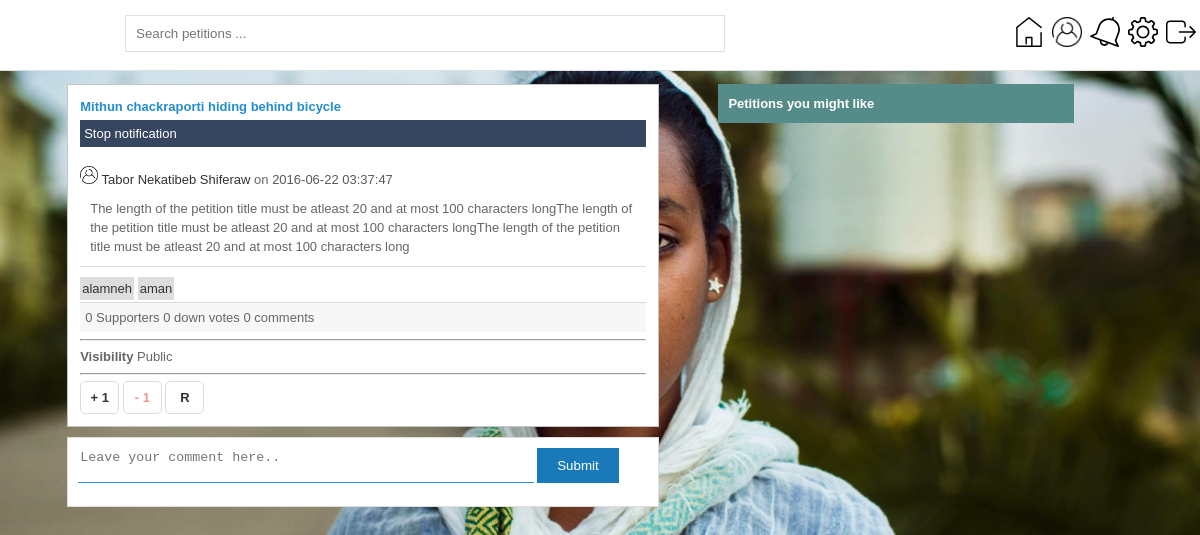
The app's page /account.php?petID=97 (signed in) with its own data.
### tables this page shows
CREATE TABLE IF NOT EXISTS `petition` (
`petID` int(11) NOT NULL,
  `title` varchar(100) NOT NULL,
  `description` text NOT NULL,
  `post_date` datetime NOT NULL,
  `image_url` char(50) DEFAULT NULL,
  `send_to` varchar(30) NOT NULL,
  `owner` int(11) NOT NULL,
  `num_comments` int(11) NOT NULL DEFAULT '0',
  `num_up_votes` int(11) NOT NULL DEFAULT '0',
  `num_down_votes` int(11) NOT NULL DEFAULT '0',
  `audience` char(33) NOT NULL,
  `sent` enum('1','2') NOT NULL COMMENT '1:unresolved 2:resolved',
  `status` enum('1','2','3') NOT NULL DEFAULT '1' COMMENT '1:normal 2:reported 3:removed',
  `getNotifcation` enum('1','2') NOT NULL DEFAULT '2' COMMENT '1:off 2:on'
);

CREATE TABLE IF NOT EXISTS `student` (
`studID` int(11) NOT NULL,
  `ID` char(15) NOT NULL,
  `fname` char(15) NOT NULL,
  `mname` char(15) NOT NULL,
  `lname` char(15) NOT NULL,
  `department` int(11) NOT NULL,
  `section` int(11) NOT NULL,
  `school` int(11) NOT NULL,
  `year` int(11) NOT NULL,
  `email` varchar(30) NOT NULL,
  `semester` int(11) NOT NULL,
  `password` char(32) NOT NULL,
  `status` enum('1','2','3') NOT NULL DEFAULT '1' COMMENT '1:unreg 2:registered 3:blocked'
);

CREATE TABLE IF NOT EXISTS `pet_tag` (
  `tagID` int(11) NOT NULL,
  `petID` int(11) NOT NULL
);

### includes/class/classDB.php (called while the page is built, shortened)
<?php
	class DB {
		private $db;
		private $resultset = array();
		function __construct() {
			$this->db = new mysqli(DB::HOST, DB::USRNAME, DB::PSSWRD, DB::DBNAME);
		}
		function prp_stmt($query, $params='') {
			$stmt = $this->db->query($query);
			$this->resultset = array();
			$this->num_rows = $stmt->num_rows;
			for($i=0;$i<$this->num_rows;$i++)
				$this->resultset[$i] = $stmt->fetch_object();
			return true;
		}
		function get_resultset(){
			return $this->resultset;
		}
	}
	$db = new DB();
?>

### includes/class/classPetition.php (called while the page is built, shortened)
<?php
	class Petition{
		private $petitionID;
		private $title;
		private $description;
		private $date;
		private $owner;
		private $getNotf;
		private $audience;
		private $status;
		private $owner_obj;
		private $db;
		function __construct($info)
		{
			global $db;
			$this->db = $db;
			if(gettypei($info)=='int') {
				$this->petitionID = (int)$info;
				$this->retrieve_info();
			}
			else if(gettypei($info)=='obj')
				$this->intiliaze_this($info);
			else if(gettypei($info)=='arr')
				$this->intiliaze_this_arr($info);
		}
		public function getComments(){
			$query = "SELECT * FROM " . TABLE_COM . " WHERE petitionID = $this->petitionID ORDER BY date DESC";
			$this->db->prp_stmt($query);
			if( $this->db->get_num_rows()<1)
				return array();
			$comments = array();
			return $comments;
		}
		public function getNumComments() {
			$query = "SELECT count(commentID) as num  from " . TABLE_COM . " WHERE petitionID = $this->petitionID";
			$this->db->prp_stmt($query);
			return $this->db->get_resultset()[0]->num;
		}
		function assignVote($votes,&$vote_count) {
			if(count($votes)==0)
				return $vote_count;
			return $vote_count;
		}
		public function getNumVotes()
		{
			$query = "SELECT count(voteID) as num,type FROM " . TABLE_VOTE . " WHERE petitionID = $this->petitionID group by type";
			$this->db->prp_stmt($query);
			$vote_count = array(
								'UP' 		=> 0,
								'DOWN'		=> 0
							);
			$rs = $this->db->get_resultset();
			$this->assignVote($rs,$vote_count);
			return $vote_count;
		}
		public function getTags()
		{
			$subQ = "SELECT tagName FROM " . TABLE_TAG . " WHERE tagID = " . TABLE_PET_TAG .".tagID";
			$query = "SELECT tagID,($subQ) as tagName FROM " . TABLE_PET_TAG . " WHERE petID = $this->petitionID";
			$this->db->prp_stmt($query);
			$tags = array();
			$result = $this->db->get_resultset();
			foreach($result as $tag)
				$tags[] = new Tag($tag);
			return $tags;
		}
		public function getTitle()
		{
			return $this->title;
		}
		public function isReported()
		{
			return (int)$this->status === PET_ST_RPT;
		}
		public function getDesc()
		{
			return $this->description;
		}
		public function getDate()
		{
			return $this->date;
		}
		public 	function getPetID()
		{
			return $this->petitionID;
		}
		public function intiliaze_this($info)
		{
			$this->title = 			$info->title;
			$this->description =	$info->description;
			$this->date = 			$info->post_date;
			$this->owner = 			$info->owner;
			$this->petitionID =     $info->petID;
			$this->getNotf   = 		$info->getNotifcation;
			$this->audience = 		$info->audience;
			$this->status = 		$info->status;
			$this->get_owner_info();
		}
		public function notfOn(){
			return $this->getNotf == PET_NOTF_ON;
		}
		public function get_owner_info() {
			$this->owner_obj = new Student((int)$this->owner);
		}
		public function __call($method, $arguments) {
			switch ($method) {
				case 'getFullName':
					return $this->owner_obj->getFullName();
					break;
				case 'getStudID':
					return $this->owner_obj->getstudentID();
					break;
			}
		}
		public function relatedPetitions()
		{
			$query = "SELECT *  FROM " . TABLE_PET .  " JOIN (SELECT petID from " . TABLE_PET_TAG .  " where tagID IN (SELECT tagID FROM " . TABLE_PET_TAG .  " WHERE petID=$this->petitionID) group by petID HAVING petID<>$this->petitionID
ORDER BY count(1) DESC LIMIT 4) as matches ON " . TABLE_PET .  ".petID=matches.petID";
			$this->db->prp_stmt($query);
			$petitions = array();
			return $petitions;
		}
		public function retrieve_info()
		{
			$query = "SELECT * FROM " . TABLE_PET . " WHERE petID=$this->petitionID LIMIT 1";
			$stmt = $this->db->prp_stmt($query);
			$rslt = $this->db->get_resultset()[0];
			if($rslt!=null and $stmt!=false)
				$this->intiliaze_this($rslt);
		}
		public function getAudience()
		{
			return $this->audience;
		}
		public function hasVoted($studID)
		{
			$query = "SELECT type FROM " . TABLE_VOTE . " WHERE voter=$studID and petitionID=$this->petitionID";
			$this->db->prp_stmt($query);
			if ($this->db->get_num_rows()<1)
				return VOTE_NONE;
			return $this->db->get_resultset()[0]->type;
		}
	}
?>

### includes/class/classAccount.php (called while the page is built, shortened)
<?php
	class Account{
		public function aPetition($petID) {
			$petID = (int)$petID;
			return new Petition($petID);
		}
	}
?>

### includes/utility.php (called while the page is built, shortened)
<?php
	function gettypei($var) {
		$type = gettype($var);
		switch ($type) {
			case 'object':
				$type = 'obj';
				break;
			case 'integer':
				$type = 'int';
				break;
			case 'array':
				$type = 'arr';
				break;
			default:
				return null;
				break;
		}
		return $type;
	}
?>

### includes/class/classStudent.php (called while the page is built, shortened)
<?php
	class Student{
		public $firstName;
		private $middleName;
		private $lastName;
		private $studentID;
		private $db;
		public function __construct($info)
		{
			global $db;
			$this->db = $db;
			if(gettypei($info)=='int') {
				$this->studentID = (int)$info;
				$info = $this->retrieve_info();
			}
			else if(gettypei($info)=='obj')
				$this->intiliaze_this($info);
			else if( gettypei($info) == 'arr')
				$this->int_this_arr($info);
		}
		private function retrieve_info()
		{
			$query = "SELECT * FROM " . TABLE_STUD . " WHERE studID = $this->studentID LIMIT 1";
			$this->db->prp_stmt($query);
			$resultSet = $this->db->get_resultset();
			return $resultSet;
		}
		public function getFullName()
		{
			$fullName = ucwords($this->firstName . " " . $this->middleName . " ". $this->lastName);
			return $fullName;
		}
		public function getstudentID(){
			return $this->studentID;
		}
		private function intiliaze_this($info)
		{
			$this->firstName  = $info->fname;
			$this->middleName = $info->mname;
			$this->lastName   = $info->lname;
			$this->studentID  = $info->studID;
		}
	}
?>

### includes/class/classTag.php (called while the page is built, shortened)
<?php
	class Tag{
		private $tagName;
		private $tagID;
		public function int_this_obj($info)
		{
			$this->tagName = $info->tagName;
			$this->tagID   = $info->tagID;
		}
		public function getName()
		{
			return $this->tagName;
		}
		public function getID()
		{
			return $this->tagID;
		}
	}
?>

### includes/class/classauthenticator.php (called while the page is built, shortened)
<?php
	class Authenticator{
		public static function get_session($name){
			return $_SESSION[$name];
		}
	}
?>

### includes/ui/accountUI.php (the view, shortened to what this page needs)
<?php
	class AccountUI{
		public $audc = array(
								'class' => '',
								'dept' => '',
								'year' => '',
								'all' => ''
						);
		public function menuBar()
		{
			$menuElems = array(
								'home'	  => array(PAGE_ACCT,'home.svg'),
								'Profile'  => array(PAGE_STUD,'user.png'),
								'notification' => array(PAGE_STUD."?notf",'notification.svg'),
								'setting' => array(PAGE_SETTING,'setting.svg'),
								'logout' => array(PAGE_LOGOUT,'logout.svg')
							);
			?>
				<nav class='menubar'>
					<form method='get' class='search' action='<?php print(PAGE_ACCT) ?>'>
						<input class='pet_search' placeholder="Search petitions ... " type='text' name='pet_search'>
					</form>
					<ul id='elems' class='menu-elems'>
						<?php
							foreach($menuElems as $name=>$url)
							{
								echo "<li> <a href='". $url[0] . "'><img class='icns' title='" . $name . "' src='includes/images/" . $url[1] . "'></a>";
							}
						?>
					</ul>
				</nav>
			<?php
		}
			?>
			<?php
		function audMap($audience){
			switch ($audience)
			{
								case $this->audc['all']:
									return 'Public';
									break;
			}
		}
		public function aPetition($petition, $relatedPetitions, $mine){
			$tags = $petition->getTags();
			$petOn = ($petition->notfOn()) ? "Stop notification" : "Get notification";
			$notf = ($mine) ? "<a class='petTogle' href='" . PAGE_ACCT . "?chNotf=" . $petition->getPetID() . "'> $petOn </a> <br>":"";
			echo "<div class='petOne'>";
				echo "<div class='post'>";
						echo "<span class='pet_title'>" .  $petition->getTitle() ."</span>" . $notf;
						echo "<span class='pet_by'> <img class='glyph' src='includes/images/user.png'> <a href='" . PAGE_STUD . "?studID=" . $petition->getStudID() . "'>". $petition->getFullName() ."</a> </span>  on <span class='pet_date'>" . $petition->getDate() ."</span>";
						echo "<div class='pet_description'>". $petition->getDesc() ."</div> ";
						$this->tagList($tags);
						$this->petition_info($petition);
						echo "<hr>";
							echo "<b>Visibility</b> " . $this->audMap($petition->getAudience());
						echo "<hr>";
						$this->voteForm($petition,$petition->getPetID());
					echo "</div>";
					echo "<div class='allComments'>";
						$this->commentForm($petition->getPetID());
					echo "</div>";
			echo "</div>";
				echo "<div class='related'>";
					echo "<span class='title'> Petitions you might like </span>";
				echo "</div>";
		}
		private function commentForm($petID) {
			echo "<form method='post' action='" . PAGE_ACCT . "'>";
				echo "<textarea class='commentBox' placeholder='Leave your comment here..' name='message'></textarea>";
				echo "<input type='submit' name='comSub' class='btn-sub' vaule='comment'>";
			echo "</form>";
		}
		private function voteForm($petition,$petID) {
			$rpted = $petition->isReported();
			$up = '';
			$down = '';
			$rpt = ($rpted) ? 'down' : '';
			$rptLnk = (!$rpted) ? PAGE_ACCT . "?rpt=" . $petID : "#";
			echo "<div class='pet_intr'> <a class='$up' title='up vote' href='" . PAGE_ACCT . "?likePET=" . $petID . "&likeType=" . VOTE_UP . "'> + 1 </a>
						<a class='$down' title='down vote' href='" . PAGE_ACCT . "?likePET=" . $petID . "&likeType=" . VOTE_DOWN . "'> - 1 </a>
						<a class='$rpt' title='report' href='$rptLnk'> R  </a>  <br>
			</div>";
		}
		public function petition_info($petition)
		{
			$numVotes = $petition->getNumVotes();
			echo "<div class='pet_info'>" . $numVotes['UP'] . " Supporters " . $numVotes['DOWN'] . " down votes " . $petition->getNumComments() . " comments </div>";
		}
		public function tagList($tags)
		{
			echo "<div class='pet_tags'>";
				foreach($tags as $tag)
					print "<a class='tag' href='#" . $tag->getID() . "'>" . $tag->getName() ."</a> ";
			echo "</div>";
		}
	}
	echo "<link rel='stylesheet' href='includes/css/style.css' />"
?>

### includes/css/style.css (style rules this page uses)
a { text-decoration: none; color: #333; }
.menuBar { background-color: #FFFFFF; _background-color: rgba(35,39,45,0.7); _background-color: rgba(91,192,222,0.7); _background-color: rgb(81,171,81); position: fixed; width: 100%; top:0; left:0; right: 0; height: 70px; border-bottom: 1px solid #e0e0e0; }
.menuBar img.icns { width: 30px; cursor: pointer; }
.menuBar form { display: inline-block; width: 50%; margin-left: 10%; }
.menuBar input.pet_search { width: 100%; padding: 10px; border:solid 1px #e0e0e0; color:#333; margin: 15px 5px; }
.menuBar ul.menu-elems { display: inline; float: right; }
.menuBar ul.menu-elems li { display: inline-block; list-style: none; padding:4px; }
.menuBar ul.menu-elems li a { color:#ddd; text-decoration: none; }
div.post { color:#666666; padding:12px; border:solid 1px #C5C5C5; background-color: white; margin-bottom: 10px; }
.post .pet_title { color:#238DCD; font-weight: bold; display: block; padding-bottom: 4px; }
.post .petTogle { padding: 4px; background-color: #36465F; border: none; color:white; display: block; width: auto; }
.post .pet_by { color: black; }
div.post img.glyph { width: 18px; }
div.post .pet_date { color:#595959; }
div.post .pet_description { border-bottom: solid 1px #dadfe5; padding:10px 10px; margin-bottom: 10px; }
div.post a.tag { display:inline-block; text-decoration: none; color:white; background-color: #ddd; color: #333; padding:2px; margin-bottom: 2px; }
.post .pet_info { background-color: #F7F7F7; border-top: solid 1px #D7D9DE; padding: 5px; }
.post .pet_intr a { text-decoration: none; font-weight: bold; padding: 6px; border-radius: 5px; width: 25px; display: inline-block; color:#333; text-align: center; }
.post .pet_intr a:first-child,.post .pet_intr a:nth-child(3n) { border: solid 1px #ddd; color:#333; font-weight: bold; }
.post .pet_intr a:nth-child(2) { border: solid 1px #ddd; color:#F59090; font-weight: bold; }
.btn-sub { background-color: #1a7ab9; cursor: pointer; border:none; padding:10px 20px; color:white; border-color:#1a7ab9 #1a7ab9 #16689e; }
.petOne { width: 50%; margin-right: 5%; margin-left: 5%; float: left; }
div.related { float: left; width: 30%; }
.related .title { background: #558C89; color:white; font-weight: bold; display: block; padding: 10px; margin-bottom: 5px; }
.commentBox { width: 80%; float: left; margin-right: 3px; resize: none; border: none; border-bottom: solid 1px #3194D0; }
.allComments { background-color: white; padding: 10px; border: solid 1px #ddd; }

### records on screen
petition: title "Mithun chackraporti hiding behind bicycle", getNotifcation "Stop notification", post_date "2016-06-22 03:37:47", description "The length of the petition title must be atleast 20 and at most 100 characters longThe length of the petition title must be atleast 20 and at most 100 characters longThe length of the petition title must be atleast 20 and at most 100 characters long", audience "Public"
student: $petition->getFullName() "Tabor Nekatibeb Shiferaw"
pet_tag: Name "alamneh"
pet_tag: Name "aman"

### other values on screen
$numVotes['UP'] "0"
$numVotes['DOWN'] "0"
$petition->getNumComments() "0"
